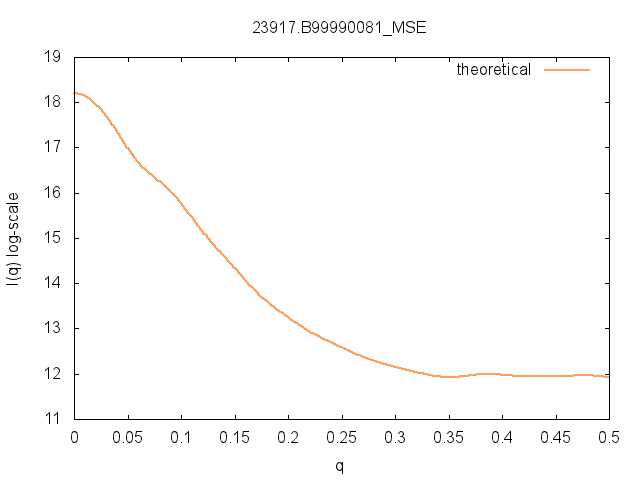

The gnuplot source for this figure:
set terminal png;set output "23917.B99990081_MSE.png";
set title "23917.B99990081_MSE";set xlabel "q";set ylabel "I(q) log-scale"
plot '23917.B99990081_MSE.pdb.dat' u 1:2 thru log(y) t "theoretical" w lines lw 2 lt 81
